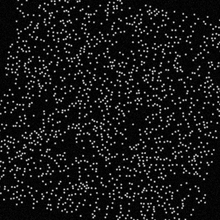
%> input picture Examples/partical tracking/2D/img_rot_hardpar_sd2/img_1002.tif, 220 x 220 px, shrunk from 512 x 512 before the run; its folder holds only this picture in this run
$ octave Example_main_hardpar_cum_syn_translation_or_rotation_OceanCode.m   (GNU Octave 9; MATLAB toolbox functions it lacks are replaced by stand-ins)
%> lines starting %> are read from the running program, lines starting %| are printed output that depends on the picture
### corALate Programs/SerialTrack2D/src/run_Serial_MPT_2D_hardpar_cum_OceanCode.m
% %%%%%%%%%%%%%%%%%% SerialTrack (2D cumulative mode) %%%%%%%%%%%%%%%%%
% Main file of code "SerialTrack"
% ***********************************************
% Dimension:            2D
% Particle rigidity:    hard
% Tracking mode:        cumulative
% -----------------------------------------------
%
% -----------------------------------------------
% References
% [1] M Patel, SE Leggett, AK Landauer, IY Wong, C Franck. Rapid,
%     topology-based particle tracking for high-resolution measurements of
%     large complex 3D motion fields. Scientific Reports. 8:5581 (2018).
% [2] J Yang, L Hazlett, AK Landauer, C Franck. Augmented Lagrangian
%     Digital Volume Correlation (ALDVC). Experimental Mechanics (2020).
% [3] T Janke, R Schwarze, K Bauer. Part2Track: A MATLAB package for double
%     frame and time resolved Particle Tracking Velocimetry. 11, 100413, SoftwareX (2020).
% [4] J Heyman. TracTrac: a fast multi-object tracking algorithm for motion
%     estimation. Computers & Geosciences, vol 128, 11-18 (2019).
% [5] https://www.mathworks.com/matlabcentral/fileexchange/77347-gridded-interpolation-and-gradients-of-3d-scattered-data
% [6] https://www.mathworks.com/matlabcentral/fileexchange/61436-regularizend
% -----------------------------------------------
% Author: Jin Yang
% Contact and support: jyang526@wisc.edu -or- aldicdvc@gmail.com
% Date: 2020.12.
% %%%%%%%%%%%%%%%%%%%%%%%%%%%%%%%%%%%%%%%%%%%%%%%%%%%%%%%%%%%%%%%

%%
%%%%% Load 2D images %%%%%
% [file_name,Img,MPTPara_temp] = funReadImage2; close all;

% ==============================================
imgfoldername = '.\imgFolder\img_syn_hardpar\img_rot_hardpar_sd2';
addpath([imgfoldername,'\']);
img1 = dir(fullfile(imgfoldername,'*.jpg'));
img2 = dir(fullfile(imgfoldername,'*.jpeg'));
img3 = dir(fullfile(imgfoldername,'*.tif'));
img4 = dir(fullfile(imgfoldername,'*.tiff'));
img5 = dir(fullfile(imgfoldername,'*.bmp'));
img6 = dir(fullfile(imgfoldername,'*.png'));
img7 = dir(fullfile(imgfoldername,'*.jp2'));
file_name = [img1;img2;img3;img4;img5;img6;img7];
file_name = struct2cell(file_name);

% ==============================================
% The following codes only consider two images comparasion
numImages = size(file_name,2);
for i = 1:numImages
    Img{i} = imread(file_name{1,i});
    % Change color RGB images to grayscale images
    [~, ~, numberOfColorChannels] = size(Img{i});
%> numberOfColorChannels = 1
    if (numberOfColorChannels==3)
        Img{i} = rgb2gray(Img{i});
    end
    Img{i} = double(Img{i})';
end

gridx = [1, size(Img{1},1)];
%> gridx = [1 220]
gridy = [1, size(Img{1},2)];
%> gridy = [1 220]
gridxy.gridx = round(gridx); gridxy.gridy = round(gridy);
%> after `gridxy.gridx = round(gridx)`: gridxy.gridx = [1 220]
%> after `gridxy.gridy = round(gridy)`: gridxy.gridy = [1 220]

% ============================================== Store TPTpara
MPTPara_temp.gridxyROIRange = gridxy;
%> MPTPara_temp.gridxyROIRange = {gridx [1 220], gridy [1 220]}
MPTPara_temp.LoadImgMethod = 1;
MPTPara_temp.ImgSize = size(Img{1});
%> MPTPara_temp.ImgSize = [220 220]


% ==============================================
disp('%%%%%% Load images: Done! %%%%%%'); fprintf('\n');

%%%%% Update MPTPara %%%%%
MPTPara.gridxyROIRange = MPTPara_temp.gridxyROIRange;
%> MPTPara.gridxyROIRange = {gridx [1 220], gridy [1 220]}
MPTPara.LoadImgMethod = MPTPara_temp.LoadImgMethod;
%> MPTPara.LoadImgMethod = 1
MPTPara.ImgSize = MPTPara_temp.ImgSize;
%> MPTPara.ImgSize = [220 220]

%%%%% Load image mask file(s) %%%%%
try
    if MaskFileLoadingMode == 1
        %%%%% Load one image mask file for all images %%%%%
        [file_mask_name,ImgMaskFiles] = funReadImageMask2; close all;
    elseif MaskFileLoadingMode == 2
        %%%%% Load multiple image mask files %%%%%
        [file_mask_name,ImgMaskFiles] = funReadImageMask2; close all;
    elseif MaskFileLoadingMode == 3
        try load(im_roi_mask_file_path); catch; end
        try MPTPara.ImgRefMask = im_roi'; % Load stored image roi if existed
        catch, MPTPara.ImgRefMask = ones(size(Img{1})); % Set up default image mask file
        end
    else
        MPTPara.ImgRefMask = ones(size(Img{1})); % Set up default image mask file
%> MPTPara.ImgRefMask: size 220x220 double; every value is 1
    end
    disp('%%%%%% Load image mask file: Done! %%%%%%'); fprintf('\n');
catch
    MPTPara.ImgRefMask = ones(size(Img{1})); % Set up default image mask file
end


%% ====== Detect particles ======
%%%%% Particle detection parameters %%%%%
%%%%%%%%%% Atom dance %%%%%%%%%%%%%
%%%%% Bead Parameter %%%%%
% [12 lines of commented-out code are left out]

%%%%%%%%%% Pipe %%%%%%%%%%%%%
%%%%% Bead Parameter %%%%%
% [12 lines of commented-out code are left out]

%%%%%%%%%%%%%%%%%%%%%%%%%%%%%%%%%%%%%%%%
ImgSeqNum = 1; % First reference image

%%%%%%%%%%%%%%%%%%%%%%%%%%%%%%%%%%%%%%%%
%%%%% Use the first uploaded mask file %%%%%
try
    if (MaskFileLoadingMode==1) || (MaskFileLoadingMode==3)
        currImg = Img{ImgSeqNum}.*MPTPara.ImgRefMask;
    elseif MaskFileLoadingMode==2
        currImg = Img{ImgSeqNum}.*ImgMaskFiles{ImgSeqNum};
    else
        currImg = Img{ImgSeqNum};
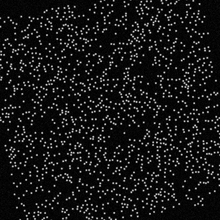
%> currImg: size 220x220 double; min 0, max 232, mean 21.7; mean of the top-left, top-right, bottom-left and bottom-right quarters 22, 22.1, 21.3, 21.6
    end
catch
    currImg = Img{ImgSeqNum};
end
%%%%%%%%%%%%%%%%%%%%%%%%%%%%%%%%%%%%%%%%

%%%%% Apply the ROI region %%%%%
currImg = currImg(MPTPara.gridxyROIRange.gridx(1):MPTPara.gridxyROIRange.gridx(2), ...
                  MPTPara.gridxyROIRange.gridy(1):MPTPara.gridxyROIRange.gridy(2));

%%%%% If PSF is non-empty, SerialTrack performs deconvolution %%%%%
if ~isempty(BeadPara.PSF)
    currImg = deconvlucy(currImg,BeadPara.PSF,6);
    disp(['----- Deconvolution frame #',num2str(ImgSeqNum),' ------']);
end
%%%% figure, imshow(currImg);


%%%%% Pre-process bead image if bead color is black %%%%%
if strcmp(BeadPara.color,'black')
    ImgGauss = imgaussfilt(imgaussfilt(currImg,1),1); % figure, imshow(uint16(ImgGauss));
    ImgGauss(ImgGauss > BeadPara.thres*max(double(currImg(:)))) = 0;
    bw = imbinarize(uint16(ImgGauss),'adaptive','ForegroundPolarity','dark','Sensitivity',0.8); % figure, imshow(bws2);
    bws2 = bwareaopen(bw,round(pi*BeadPara.minSize^2)); % remove all object containing fewer than BeadPara.minSize
    removeobjradius = BeadPara.minSize; % fill a gap in the pen's cap
    se = strel('disk',removeobjradius);
    bws2 = imclose(bws2,se);
    currImg2 = double(bws2); % figure, imshow(uint8(currImg2));
else
    currImg2 = currImg;
end
%%%%%%%%%%%%%%%%%%%%%%%%%%%%%%%%%%%%%%%%%%%%%%%%

%%%%%%%%%%%%%%%%%%%%%%%%%%%%%%%%%%%%%%%%%%%%%%%%
%%%%% Several methods to detect particles %%%%%
%%%%% Method 1: TPT code %%%%%
% x{1}{ImgSeqNum} = locateBeads(double(currImg2)/max(double(currImg2(:))),BeadPara); % Detect particles
% x{1}{ImgSeqNum} = radial2center(double(currImg2)/max(double(currImg2(:))),x{1}{ImgSeqNum},BeadPara); % Localize particles
% ----------------------------
%%%%% Method 2: LoG operator (modified TracTrac code) %%%%%
x{1}{ImgSeqNum} = f_detect_particles(double(currImg2)/max(double(currImg2(:))),BeadPara);
% ----------------------------
%%%%% Method 3: sift code %%%%%
% % Not fully implemented yet
% [~,descriptors,locs] = sift(currImg);
% x{1}{ImgSeqNum} = locs(:,1:2);
%%%%%%%%%%%%%%%%%%%%%%%%%%%%%%%%%%%%%%%%%%%%%%%%

%%%%% Store particle positions as "parCoordA" %%%%%
x{1}{ImgSeqNum} = x{1}{ImgSeqNum} + [MPTPara.gridxyROIRange.gridx(1)-1, MPTPara.gridxyROIRange.gridy(1)-1];
parCoordA = x{1}{ImgSeqNum};

%%%%% Remove bad parCoord outside the image area %%%%%
for tempi=1:2, parCoordA( parCoordA(:,tempi)>size(Img{ImgSeqNum},tempi), : ) = []; end
for tempi=1:2, parCoordA( parCoordA(:,tempi)<1, : ) = []; end

%%%%% Plot %%%%%
figure, imshow(imread(file_name{1,1}))
hold on; plot( parCoordA(:,1), parCoordA(:,2), 'bo');
view(2); box on; axis equal; axis tight; set(gca,'fontsize',18);
title('Detected particles in ref image','fontweight','normal');

%%%%% Report detected beads # %%%%%
disp(['Detected particle # in ref image: ',num2str(size(parCoordA,1))]);
disp('%%%%%% Detect particles: Done! %%%%%%'); fprintf('\n');


%% %%%%% Initialization %%%%%
%%%%%  MPT parameters %%%%%
% [12 lines of commented-out code are left out]

%%%%%% To store results %%%%%
parCoord_prev = cell(length(Img),1);        parCoord_prev{1} = parCoordA;
track_A2B_prev = cell(length(Img)-1,1);     uv_B2A_prev = cell(length(Img)-1,1);
resultDisp = cell(length(Img)-1,1);         resultDefGrad = cell(length(Img)-1,1);


%% %%%%%%%%%%%%%%%%%%%%%%%%%%%%%%%%%%%%%
for ImgSeqNum = 2 : length(Img)  % "ImgSeqNum" is the frame index

    disp(['====== Frame #',num2str(ImgSeqNum),' ======']);

    %%%%%%%%%%%%%%%%%%%%%%%%%%%%%%%%%%%%%%%%
    %%%%% Apply the uploaded mask file %%%%%
    clear defImg;
    try
        if (MaskFileLoadingMode==1) || (MaskFileLoadingMode==3)
            defImg = Img{ImgSeqNum}.*MPTPara.ImgRefMask;
        elseif MaskFileLoadingMode==2
            defImg = Img{1,ImgSeqNum}.*ImgMaskFiles{1,ImgSeqNum};
        else
            defImg = Img{ImgSeqNum};
        end
    catch
       defImg = Img{ImgSeqNum};
    end
    %%%%%%%%%%%%%%%%%%%%%%%%%%%%%%%%%%%%%%%%

    %%%%% SerialTrack particle tracking %%%%%
    [parCoordB_temp,uv_B2A_temp,resultDisp_temp,resultDefGrad_temp,track_A2B_temp,~] = fun_SerialTrack_2D_HardPar( ...
        ImgSeqNum,defImg,BeadPara,MPTPara,parCoordA,parCoord_prev(2:end),uv_B2A_prev);

    %%%%% Store results %%%%%
    parCoord_prev{ImgSeqNum} = parCoordB_temp;
    uv_B2A_prev{ImgSeqNum-1} = uv_B2A_temp;  % cumulative displacement
    track_A2B_prev{ImgSeqNum-1} = track_A2B_temp;
    resultDisp{ImgSeqNum-1} = resultDisp_temp;
    resultDefGrad{ImgSeqNum-1} = resultDefGrad_temp;

end


%%%%% Cumulative tracking ratio %%%%%
disp('%%%%% Calculate incremental tracking ratio %%%%%'); fprintf('\n');
track_ratio = zeros(length(Img)-1,1);
DefType = 'exp'; defList = [2:1:length(Img)]';

for ImgSeqNum = 2 : length(Img)
    track_A2B = track_A2B_prev{ImgSeqNum-1};
    track_ratio(ImgSeqNum-1) = length(track_A2B(track_A2B>0))/size(parCoord_prev{ImgSeqNum},1);
end

fig=figure; ax=axes; hold on; plot(defList,track_ratio,'r^-.','linewidth',1);
adjust_fig(fig,ax,'','',''); box on; title('');
xlabel('Frame #'); ylabel('Tracking ratio');
axis([2,length(Img),0,1]);


%%%%% Save results %%%%%
disp('%%%%%% ALTPT hard particle tracking: Done! %%%%%%'); fprintf('\n');
results_file_name = 'results_2D_hardpar.mat';
mkdir results
save(['./results/' results_file_name],'parCoord_prev','uv_B2A_prev','resultDisp','resultDefGrad','track_A2B_prev');


%% %%%%%%%%%%%%%%%%%%%%%%%%%%%%%%%%%%%%%%%%%%%%%%%%%
% Postprocessing
%%%%%%%%%%%%%%%%%%%%%%%%%%%%%%%%%%%%%%%%%%%%%%%%%%%

%%%%% Visualize tracked cumulative displacement of each frame %%%%%
disp('%%%%% Plot tracked cumulative deformations %%%%%'); fprintf('\n');

%%%%% Experimental parameters %%%%%
try xstep = MPTPara.xstep; catch, xstep = 1; end % unit: um/px
try tstep = MPTPara.tstep; catch, tstep = 1; end % unit: us

%%%%% Plot tracked incremental displacement field %%%%%
%%%%% Make a video %%%%%
v = VideoWriter('video_2D_cum.avi'); v.FrameRate = 5; open(v); figure,

for ImgSeqNum = 2:length(Img) % ImgSeqNum: Frame #

    % Displacement from tracked particles on deformed frame
    disp_A2B_parCoordB = -uv_B2A_prev{ImgSeqNum-1};
    parCoordB = parCoord_prev{ImgSeqNum};

    %%%%% Plot displacements %%%%%
    clf, plotCone2(parCoordB(:,1)*xstep,parCoordB(:,2)*xstep,disp_A2B_parCoordB(:,1)*xstep ,disp_A2B_parCoordB(:,2)*xstep );
    set(gca,'fontsize',18); view(2); box on; axis equal; axis tight; set(gca,'YDir','reverse');
    title(['Tracked cumulative disp (#',num2str(ImgSeqNum),')'],'fontweight','normal');
    xlabel('x'); ylabel('y');
    axis(xstep*[MPTPara.gridxyROIRange.gridx(1), MPTPara.gridxyROIRange.gridx(2), ...
                MPTPara.gridxyROIRange.gridy(1), MPTPara.gridxyROIRange.gridy(2) ]);

    frame = getframe(gcf);
    writeVideo(v,frame);

end
close(v);


%%%%%%%%%%%%%%%%%%%%%%%%%%%%%%%%%%%%%%%%%%%%%%%%%%%
%% %%%%% Compute trajectory %%%%%

%%%%% Initialization %%%%%
resultDispCurr = resultDisp{1};
parCoordA = resultDispCurr.parCoordA;
parCoordATraj = cell(size(parCoordA,1),1);

%%%%% Compute and collect all trajectory segments %%%%%
for parInd = 1:size(parCoordA,1)

    for ImgSeqNum = 2:(size(resultDisp,1)+1)

        resultDispCurr = resultDisp{ImgSeqNum-1};
        parCoordB = resultDispCurr.parCoordB;
        track_A2B = resultDispCurr.track_A2B;

        if track_A2B(parInd) > 0
            parCoordATraj{parInd}(ImgSeqNum-1,1:2) = parCoordB(track_A2B(parInd),1:2);
        else
            parCoordATraj{parInd}(ImgSeqNum-1,1:2) = [nan,nan];
        end
    end

end


%%%%% Plot tracked trajectories %%%%%
disp('%%%%% Plot tracked trajectories %%%%%'); fprintf('\n');
figure,
for parInd = 1:size(parCoordA,1)
    try
        wayPoints = parCoordATraj{parInd};
        if length(wayPoints(isnan(wayPoints(:,1))==1,1)) < 3
            if (size(resultDisp,1)+1)<4
                hold on; line(xstep*wayPoints(isnan(wayPoints(:,1))<1,1),xstep*wayPoints(isnan(wayPoints(:,1))<1,2),'linewidth',1.2); view(3); % straight lines
            else
                hold on; fnplt(cscvn(xstep*wayPoints(isnan(wayPoints(:,1))<1,:)'),'',1.);
            end
        end
        % if sum(1-isnan(wayPoints(:,1)))>1 % Don't show if there is only one point on the trajectory
        %     hold on; plot(xstep*wayPoints(:,1),xstep*wayPoints(:,2),'.','markersize',5);
        % end
    catch
    end
end

set(gca,'fontsize',18); view(2); box on; axis equal; axis tight;
title('Tracked particle trajectory','fontweight','normal');
set(gca,'YDir','reverse'); xlabel('x'); ylabel('y');
axis(xstep*[MPTPara.gridxyROIRange.gridx(1), MPTPara.gridxyROIRange.gridx(2), ...
            MPTPara.gridxyROIRange.gridy(1), MPTPara.gridxyROIRange.gridy(2) ]);


%%
%%%%%%%%%%%%%%%%%%%%%%%%%%%%%%%%%%%%%%%%%%%%%%%%%%%%%%%%%%%%%
% disp('Press "Ctrl + C" and modify codes below to plot interpolated displacements and strains on a uniform grid mesh');
%
%
% ImgSeqNum = 2; % TODO: Frame #
%
%
% %%%%% Previously tracked displacement field %%%%%
% resultDispCurr = resultDisp{ImgSeqNum-1};
% resultDefGradCurr = resultDefGrad{ImgSeqNum-1};
% disp_A2B_parCoordB = resultDispCurr.disp_A2B_parCoordB;
% parCoordB = resultDispCurr.parCoordB;
%
% %%%%% Interpolate scatterred data to gridded data %%%%%
% sxy = min([round(0.5*MPTPara.f_o_s),20])*[1,1]; % Step size for griddata
% smoothness = 1e-3; % Smoothness for regularization; "smoothness=0" means no regularization
%
% [x_Grid_refB,y_Grid_refB,u_Grid_refB]=funScatter2Grid2D(parCoordB(:,1),parCoordB(:,2),disp_A2B_parCoordB(:,1),sxy,smoothness);
% [~,~,v_Grid_refB]=funScatter2Grid2D(parCoordB(:,1),parCoordB(:,2),disp_A2B_parCoordB(:,2),sxy,smoothness);
%
% % Apply ROI image mask
% [u_Grid_refB, v_Grid_refB] = funRmROIOutside(x_Grid_refB,y_Grid_refB,MPTPara.ImgRefMask,u_Grid_refB,v_Grid_refB);
% % Build a displacement vector
% uv_Grid_refB_Vector=[u_Grid_refB(:),v_Grid_refB(:)]'; uv_Grid_refB_Vector=uv_Grid_refB_Vector(:);
% % Calculate deformation gradient
% D_Grid = funDerivativeOp(size(x_Grid_refB,1),size(x_Grid_refB,2),mean(sxy)); % Central finite difference operator
% F_Grid_refB_Vector=D_Grid*uv_Grid_refB_Vector; % {F}={D}{U}
%
%
% %%%%% Cone plot grid data: displecement %%%%%
% figure, plotCone2(x_Grid_refB*xstep,y_Grid_refB*xstep,u_Grid_refB*xstep,v_Grid_refB*xstep );
% set(gca,'fontsize',18); view(2); box on; axis equal; axis tight; set(gca,'YDir','reverse');
% title('Tracked incremental displacement','fontweight','normal');
% axis(xstep*[MPTPara.gridxyROIRange.gridx(1), MPTPara.gridxyROIRange.gridx(2), ...
%       MPTPara.gridxyROIRange.gridy(1), MPTPara.gridxyROIRange.gridy(2) ]);
%
%
% %%%%% Generate an FE-mesh %%%%%
% [coordinatesFEM_refB,elementsFEM_refB] = funMeshSetUp(x_Grid_refB*xstep,y_Grid_refB*xstep);
%
% %%%%% Cone plot grid data: displacement %%%%%
% Plotdisp_show(uv_Grid_refB_Vector*xstep, coordinatesFEM_refB*xstep, elementsFEM_refB,[],'NoEdgeColor');
%
% %%%%% Cone plot grid data: infinitesimal strain %%%%%
% Plotstrain_show(F_Grid_refB_Vector, coordinatesFEM_refB*xstep, elementsFEM_refB,[],'NoEdgeColor',xstep,tstep);
%


### corALate Programs/SerialTrack2D/function/f_detect_particles.m
function [part_list] = f_detect_particles(im,beadPara)
%%%%%%%%%%%%%%%%%%%%%%%%%%%%%%%%%%%%%%%%%%%%%%%%%%%%%%%%%%%%%%%%%%%%%%%%%%%
% Particle detection using Laplacian of Gaussian image filtering based on:
% Joris Heyman TracTrac: "A fast multi-object tracking algorithm for motion
% estimation", Computer & Geosciences, 2019, 128, 11-18
% Github: https://github.com/jorishey1234/tractrac
% under MIT License (see below)
% Copyright (c) 2018 jorishey1234
%%%%%%%%%%%%%%%%%%%%%%%%%%%%%%%%%%%%%%%%%%%%%%%%%%%%%%%%%%%%%%%%%%%%%%%%%%%
%
%   Input:      im            - image
%   ------
%               p_size        - particle size [px]
%
%               p_int         - particle intensity [counts]
%
%   Output:     part_list     - list of detected particles [m x 2]
%   -------
%%%%%%%%%%%%%%%%%%%%%%%%%%%%%%%%%%%%%%%%%%%%%%%%%%%%%%%%%%%%%%%%%%%%%%%%%%%

p_size = beadPara.beadSize;
p_int = beadPara.thres;

%% Find beads between minPixels and maxPixels

%Parameters
thres = beadPara.thres;    %Threshold value
minPixels = beadPara.minSize;  %Minimum pixel count in blob for bead
maxPixels = beadPara.maxSize;  %Maximum pixel count in blob for bead

%Binary Image % figure, imshow(im);
BW = im>thres; % figure, imshow(BW);
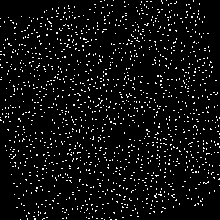
%> BW: size 220x220 logical; 5.8% white in thin lines or dots

% Find bead blobs
CC = bwconncomp(BW);
%> CC = 1380 connected components
numPixels = cellfun(@numel,CC.PixelIdxList);
%> numPixels = 1380 values, max 8 at index 987, min 1 at index 1, mean 2.03
beadBlob = numPixels>minPixels & numPixels<maxPixels;
%> beadBlob = 1380 logical values, 220 true

% Find beads between minPixels and maxPixels
BW1 = bwareaopen(BW, minPixels );  % figure, imshow(BW1);
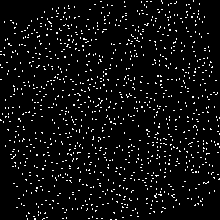
%> BW1: size 220x220 logical; 5.1% white in thin lines or dots
BW2 = bwareaopen(BW, maxPixels );  % figure, imshow(BW2);
%> BW2: size 220x220 logical; every value is 0
BW3 = BW1-BW2; % figure, imshow(BW3);
%> BW3: size 220x220 double; values 0 (black) and 1 (white), 5.1% white in thin lines or dots
if sum(mean(BW3(:))) < 1, BW3 = BW1; end

im = im.*BW3; % figure, imshow(im);
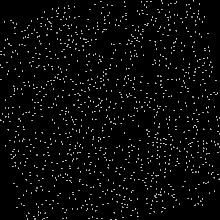
%> im: size 220x220 double; min 0, max 0.957, mean 0.0352


%% %%%%%%%%%%%%%%%%%%%%%%%%%%%%%%%%%%%%%%%%%%%%%%%%%%%%%%%%%%%%%%%%%%%%%%
if p_size > 0

    % Create image filter (Laplacian of Gaussian 'log')
    flog = fspecial('log',[1 1]*ceil(p_size)*2+1,p_size) ;

    % Apply LoG filter
    im_filt=imfilter(im,-flog,'replicate','same');
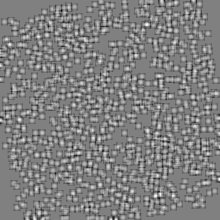
%> im_filt: size 220x220 double; min -0.0118, max 0.0116, mean 2.12e-06; drawn with min black and max white

    %% Find particle centers within pixel accuracy

    r=rand(size(im_filt))*1e-5; % add small random noise
    SE = strel('square',(p_size*2)+1); % create square element larger than p_size

    % local maximum filter
    b = imdilate(im_filt+r,SE); % apply SE on image

    % find maxima above threshold
    [y,x]=find((im_filt+r==b)&(im>p_int));
%> y = 471 values from 1 to 220; x = 471 values from 1 to 220
%> (the rest of the program and of its run is left out)
